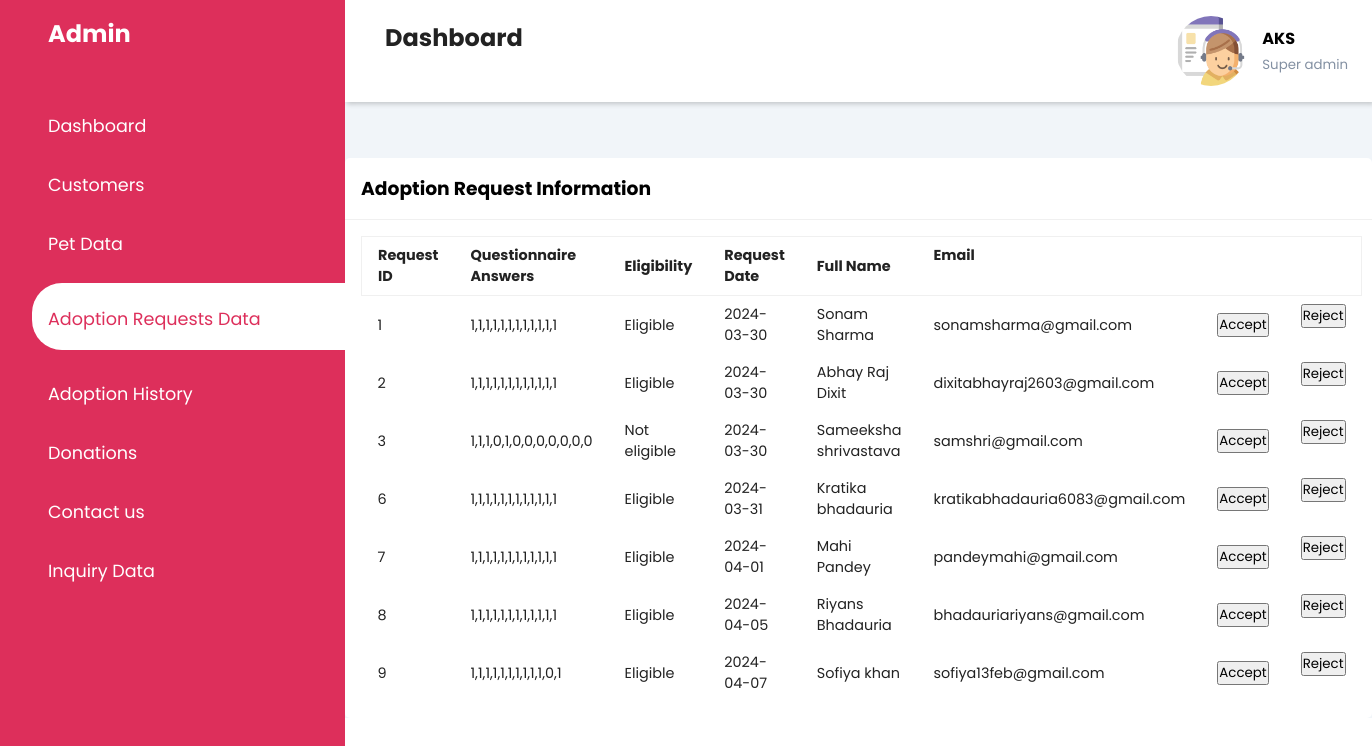
The app's page /adoptionrequestdata.php with its own data.
### tables this page shows
CREATE TABLE `adoptionrequest` (
  `RequestId` int(20) NOT NULL,
  `QuestionnaireAnswers` varchar(100) NOT NULL,
  `QuestionnaireEligibility` enum('Eligible','Not eligible','','') NOT NULL,
  `RequestDate` date NOT NULL,
  `FullName` varchar(30) NOT NULL,
  `Email` varchar(50) NOT NULL
);

### fetch_datarequest.php (the view, shortened to what this page needs)
<?php
$con = mysqli_connect("localhost:3307", "root", "", "project");
$sql = "SELECT RequestId, QuestionnaireAnswers, QuestionnaireEligibility, RequestDate, FullName, Email FROM adoptionrequest";
$result = mysqli_query($con, $sql);
if (mysqli_num_rows($result) > 0) {
    while ($row = mysqli_fetch_assoc($result)) {
        echo "<tr>";
        echo "<td>" . $row['RequestId'] . "</td>";
        echo "<td>" . $row['QuestionnaireAnswers'] . "</td>";
        echo "<td>" . $row['QuestionnaireEligibility'] . "</td>";
        echo "<td>" . $row['RequestDate'] . "</td>";
        echo "<td>" . $row['FullName'] . "</td>";
        echo "<td>" . $row['Email'] . "</td>";
        echo "<td>
        <form method='post' action='".$_SERVER['PHP_SELF']."'>
            <input type='hidden' name='email' value='" . $row['Email'] . "'>
            <input type='hidden' name='status' value='accept'>
            <button type='submit' name='action' value='accept'>Accept</button>
        </form>
      </td>";
        echo "<td>
        <form method='post' action='".$_SERVER['PHP_SELF']."'>
            <input type='hidden' name='email' value='" . $row['Email'] . "'>
            <input type='hidden' name='status' value='reject'>
            <button type='submit' name='action' value='reject'>Reject</button>
        </form>
      </td>";
        echo "</tr>";
    }
} else {
    echo "0 results";
}
?>

### admin.css (style rules this page uses)
:root { --main-color: #dd2f5b; --color-dark: #1D2231; --text-grey: #8390A2; }
* { padding: 0; margin: 0; box-sizing: border-box; list-style-type: none; text-decoration: none; font-family: 'Poppins',sans-serif; }
td { padding: .5rem 1rem; font-size: .9rem; color: #222; }
tr td:last-child { display: flex; align-items: center; }

### records on screen
adoptionrequest: RequestId "1", QuestionnaireAnswers "1,1,1,1,1,1,1,1,1,1,1,1", QuestionnaireEligibility "Eligible", RequestDate "2024-03-30", FullName "Sonam Sharma", Email "sonamsharma@gmail.com"
adoptionrequest: RequestId "2", QuestionnaireAnswers "1,1,1,1,1,1,1,1,1,1,1,1", QuestionnaireEligibility "Eligible", RequestDate "2024-03-30", FullName "Abhay Raj Dixit", Email "dixitabhayraj2603@gmail.com"
adoptionrequest: RequestId "3", QuestionnaireAnswers "1,1,1,0,1,0,0,0,0,0,0,0", QuestionnaireEligibility "Not eligible", RequestDate "2024-03-30", FullName "Sameeksha shrivastava", Email "samshri@gmail.com"
adoptionrequest: RequestId "6", QuestionnaireAnswers "1,1,1,1,1,1,1,1,1,1,1,1", QuestionnaireEligibility "Eligible", RequestDate "2024-03-31", FullName "Kratika bhadauria", Email "kratikabhadauria6083@gmail.com"
adoptionrequest: RequestId "7", QuestionnaireAnswers "1,1,1,1,1,1,1,1,1,1,1,1", QuestionnaireEligibility "Eligible", RequestDate "2024-04-01", FullName "Mahi Pandey", Email "pandeymahi@gmail.com"
adoptionrequest: RequestId "8", QuestionnaireAnswers "1,1,1,1,1,1,1,1,1,1,1,1", QuestionnaireEligibility "Eligible", RequestDate "2024-04-05", FullName "Riyans Bhadauria", Email "bhadauriariyans@gmail.com"
adoptionrequest: RequestId "9", QuestionnaireAnswers "1,1,1,1,1,1,1,1,1,1,0,1", QuestionnaireEligibility "Eligible", RequestDate "2024-04-07", FullName "Sofiya khan", Email "sofiya13feb@gmail.com"
